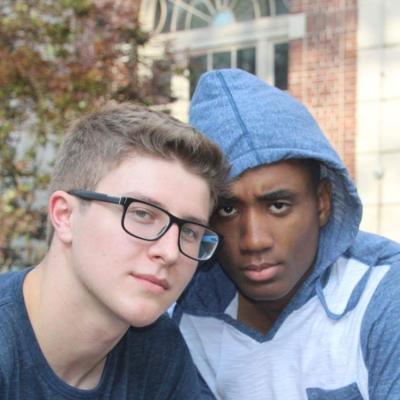
#> input picture data/profile.png, 400 x 400 px
$ python randomDistortion.py
#> lines starting #> are read from the running program, lines starting #| are printed output that depends on the picture
#> further down, im is the input picture: PIL image 400x400 RGBA; mean R, G, B, A 149.7, 146.3, 149.7, 255
'''
code from Stack exchange--user made a working example
from the sourcecode of the Pillow library

link:
https://stackoverflow.com/questions/5071063/is-there-a-library-for-image-warping-image-morphing-for-python-with-controlled
'''

import numpy as np
from PIL import Image #image manipulation library

def quad_as_rect(quad):
    if quad[0] != quad[2]: return False
    if quad[1] != quad[7]: return False
    if quad[4] != quad[6]: return False
    if quad[3] != quad[5]: return False
    return True

def quad_to_rect(quad):
    assert(len(quad) == 8)
    assert(quad_as_rect(quad))
    return (quad[0], quad[1], quad[4], quad[3])

def rect_to_quad(rect):
    assert(len(rect) == 4)
    return (rect[0], rect[1], rect[0], rect[3], rect[2], rect[3], rect[2], rect[1])

def shape_to_rect(shape):
    #convert length of image to rect
    assert(len(shape) == 2)
    return (0, 0, shape[0], shape[1])

def griddify(rect, w_div, h_div):
    #convert rect to grid so we can distort it
#> called with rect = (0, 0, 400, 400), w_div = 4, h_div = 4
    w = rect[2] - rect[0]
    h = rect[3] - rect[1]
    x_step = w / float(w_div)
    y_step = h / float(h_div)
    y = rect[1]
    grid_vertex_matrix = []
    for _ in range(h_div + 1):
        grid_vertex_matrix.append([])
        x = rect[0]
        for _ in range(w_div + 1):
            grid_vertex_matrix[-1].append([int(x), int(y)])
            x += x_step
        y += y_step
    grid = np.array(grid_vertex_matrix)
    return grid

def distort_grid(org_grid, max_shift):
    #change grid randomly
#> called with org_grid = array of shape (5, 5, 2), max_shift = 50
    new_grid = np.copy(org_grid)
    x_min = np.min(new_grid[:, :, 0])
#> x_min = 0
    y_min = np.min(new_grid[:, :, 1])
#> y_min = 0
    x_max = np.max(new_grid[:, :, 0])
#> x_max = 400
    y_max = np.max(new_grid[:, :, 1])
#> y_max = 400

    #here come that random:
    #pick random number [-50, 50] and shift values in that grid accordingly
    new_grid += np.random.randint(- max_shift, max_shift + 1, new_grid.shape)
    new_grid[:, :, 0] = np.maximum(x_min, new_grid[:, :, 0])
    new_grid[:, :, 1] = np.maximum(y_min, new_grid[:, :, 1])
    new_grid[:, :, 0] = np.minimum(x_max, new_grid[:, :, 0])
    new_grid[:, :, 1] = np.minimum(y_max, new_grid[:, :, 1])
    return new_grid

def grid_to_mesh(src_grid, dst_grid): #convert grid back to mesh
    #we use this mesh in our im.transform() function
    assert(src_grid.shape == dst_grid.shape)
    mesh = []
    for i in range(src_grid.shape[0] - 1):
        for j in range(src_grid.shape[1] - 1):
            src_quad = [src_grid[i    , j    , 0], src_grid[i    , j    , 1],
                        src_grid[i + 1, j    , 0], src_grid[i + 1, j    , 1],
                        src_grid[i + 1, j + 1, 0], src_grid[i + 1, j + 1, 1],
                        src_grid[i    , j + 1, 0], src_grid[i    , j + 1, 1]]
            dst_quad = [dst_grid[i    , j    , 0], dst_grid[i    , j    , 1],
                        dst_grid[i + 1, j    , 0], dst_grid[i + 1, j    , 1],
                        dst_grid[i + 1, j + 1, 0], dst_grid[i + 1, j + 1, 1],
                        dst_grid[i    , j + 1, 0], dst_grid[i    , j + 1, 1]]
            dst_rect = quad_to_rect(dst_quad)
            mesh.append([dst_rect, src_quad])
    return mesh

im = Image.open('../data/profile.png')
dst_grid = griddify(shape_to_rect(im.size), 4, 4)
src_grid = distort_grid(dst_grid, 50)
mesh = grid_to_mesh(src_grid, dst_grid)
im = im.transform(im.size, Image.MESH, mesh)
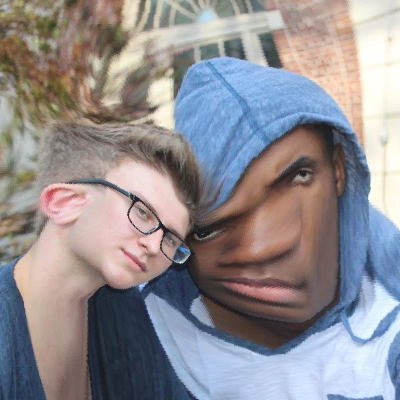
#> im: PIL image 400x400 RGBA; mean R, G, B, A 145.2, 141.5, 145.8, 255
im.save('../data/profileToEdit.png')
